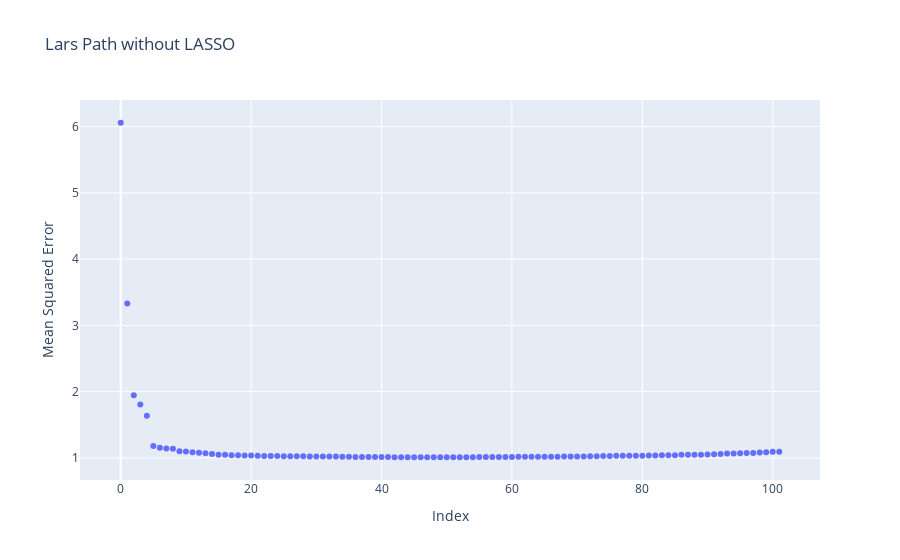

Notebook source saved alongside this figure:
### Markdown cell above
4. Perform 3 without the lasso modification generating the lars path.  Compare and contrast the lars path to the lasso path, what is the key difference.  Comment on when the active sets differ and how, if they do at all.

### Code cell
_, _, lars_coefs2 = lars_path(X = X_tr, y = y_tr, method = "lars") #.fit(X_tr, y_tr)
larsMSE2 = np.zeros(shape = lars_coefs2.shape[1])
for i in range(lars_coefs2.shape[1]):
    larsMSE2[i] = mean_squared_error(y_te, (X_te @ lars_coefs2)[:,i])

import plotly.express as px
px.scatter(x = list(range(0, lars_coefs2.shape[1])), y = larsMSE2, labels={
                     "x": "Index",
                     "y": "Mean Squared Error"
                 }, title = "Lars Path without LASSO")
#print(numbAct)

### Figure 1 — Plotly figure (JSON) as saved in the notebook; plotly's stock layout.template omitted (floating-point values rounded to 4 significant figures)
{"data": [{"hovertemplate": "Index=%{x}<br>Mean Squared Error=%{y}<extra></extra>", "legendgroup": "", "marker": {"color": "#636efa", "symbol": "circle"}, "mode": "markers", "name": "", "orientation": "v", "showlegend": false, "type": "scatter", "x": [0, 1, 2, 3, 4, 5, 6, 7, 8, 9, 10, 11, 12, 13, 14, 15, 16, 17, 18, 19, 20, 21, 22, 23, 24, 25, 26, 27, 28, 29, 30, 31, 32, 33, 34, 35, 36, 37, 38, 39, 40, 41, 42, 43, 44, 45, 46, 47, 48, 49, 50, 51, 52, 53, 54, 55, 56, 57, 58, 59, 60, 61, 62, 63, 64, 65, 66, 67, 68, 69, 70, 71, 72, 73, 74, 75, 76, 77, 78, 79, 80, 81, 82, 83, 84, 85, 86, 87, 88, 89, 90, 91, 92, 93, 94, 95, 96, 97, 98, 99, 100, 101], "xaxis": "x", "y": [6.057, 3.331, 1.946, 1.806, 1.638, 1.181, 1.154, 1.141, 1.138, 1.102, 1.097, 1.086, 1.076, 1.072, 1.059, 1.047, 1.047, 1.042, 1.041, 1.038, 1.036, 1.034, 1.031, 1.03, 1.029, 1.027, 1.027, 1.026, 1.025, 1.023, 1.022, 1.022, 1.021, 1.021, 1.018, 1.017, 1.015, 1.014, 1.013, 1.013, 1.013, 1.012, 1.012, 1.012, 1.011, 1.011, 1.011, 1.01, 1.01, 1.01, 1.01, 1.01, 1.012, 1.012, 1.012, 1.013, 1.014, 1.015, 1.015, 1.015, 1.015, 1.016, 1.017, 1.017, 1.017, 1.019, 1.019, 1.019, 1.022, 1.023, 1.023, 1.023, 1.025, 1.026, 1.029, 1.029, 1.032, 1.032, 1.033, 1.034, 1.035, 1.037, 1.038, 1.041, 1.041, 1.042, 1.046, 1.047, 1.049, 1.049, 1.053, 1.057, 1.061, 1.065, 1.066, 1.07, 1.073, 1.076, 1.083, 1.086, 1.093, 1.094], "yaxis": "y"}], "layout": {"legend": {"tracegroupgap": 0}, "title": {"text": "Lars Path without LASSO"}, "xaxis": {"anchor": "y", "domain": [0, 1], "title": {"text": "Index"}}, "yaxis": {"anchor": "x", "domain": [0, 1], "title": {"text": "Mean Squared Error"}}}}
